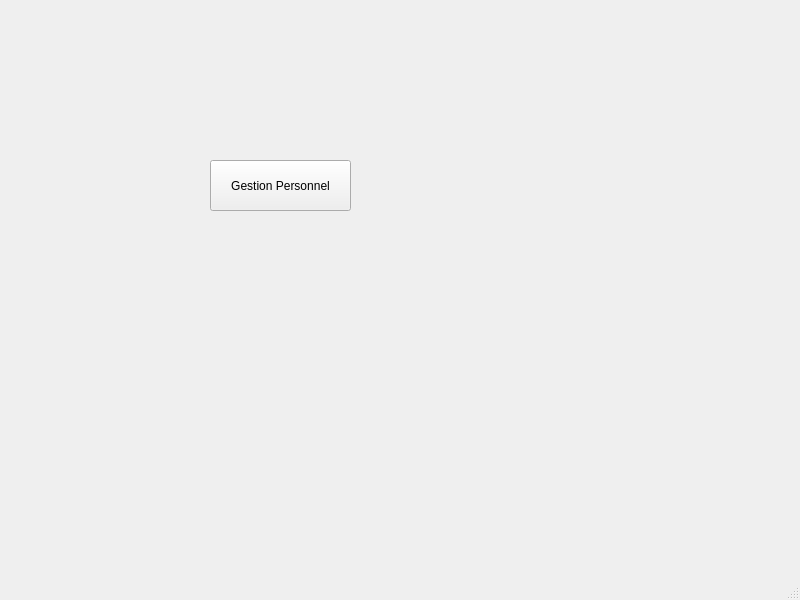
<?xml version="1.0" encoding="UTF-8"?>
<ui version="4.0">
 <class>MainWindow</class>
 <widget class="QMainWindow" name="MainWindow">
  <property name="geometry">
   <rect>
    <x>0</x>
    <y>0</y>
    <width>800</width>
    <height>600</height>
   </rect>
  </property>
  <property name="windowTitle">
   <string>MainWindow</string>
  </property>
  <widget class="QWidget" name="centralwidget">
   <widget class="QStackedWidget" name="stackedWidget">
    <property name="geometry">
     <rect>
      <x>10</x>
      <y>0</y>
      <width>791</width>
      <height>571</height>
     </rect>
    </property>
    <widget class="QWidget" name="page">
     <widget class="QPushButton" name="pushButton">
      <property name="geometry">
       <rect>
        <x>200</x>
        <y>160</y>
        <width>141</width>
        <height>51</height>
       </rect>
      </property>
      <property name="text">
       <string>Gestion Personnel</string>
      </property>
     </widget>
    </widget>
    <widget class="QWidget" name="page_2"/>
   </widget>
  </widget>
  <widget class="QMenuBar" name="menubar">
   <property name="geometry">
    <rect>
     <x>0</x>
     <y>0</y>
     <width>800</width>
     <height>26</height>
    </rect>
   </property>
  </widget>
  <widget class="QStatusBar" name="statusbar"/>
 </widget>
 <resources/>
 <connections/>
</ui>
